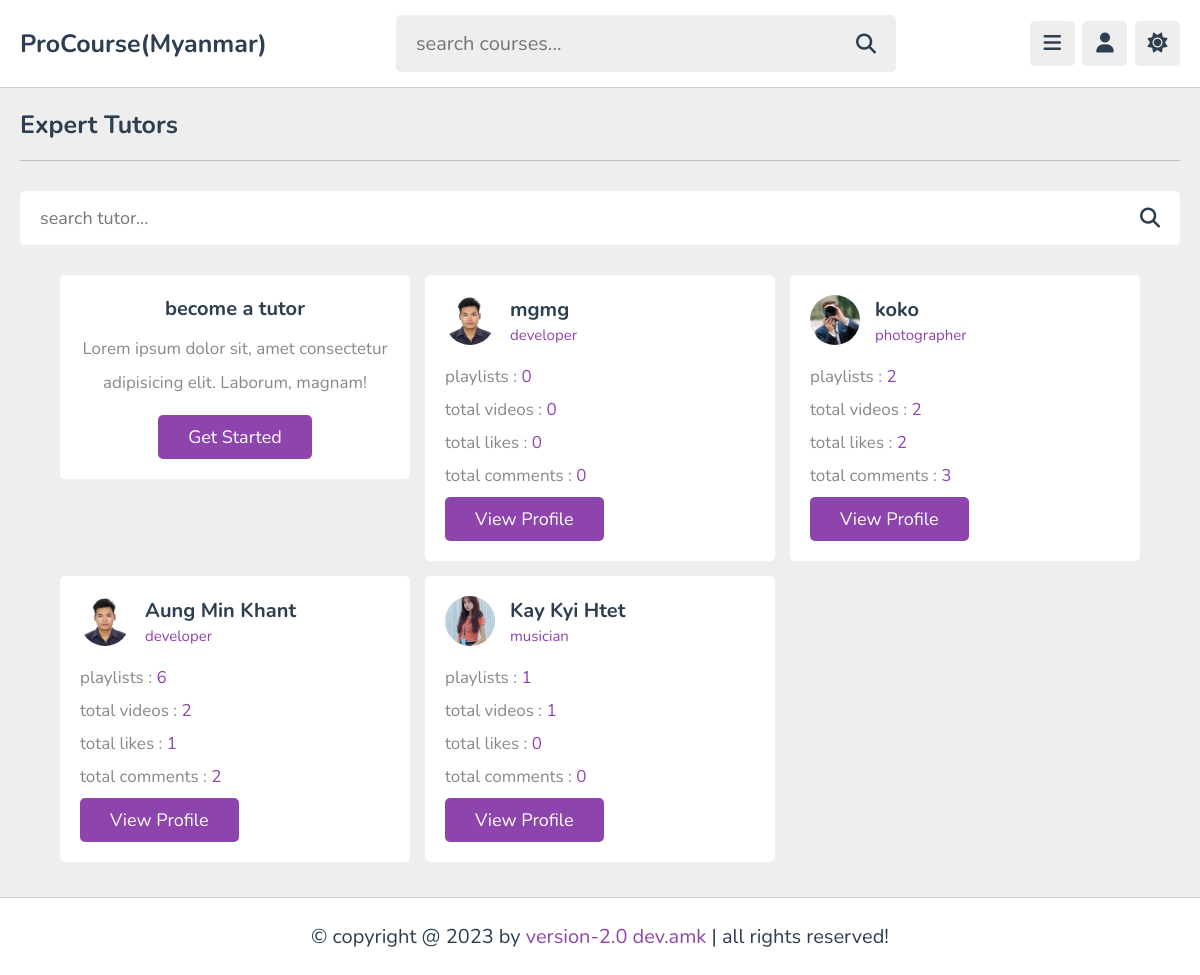
The app's page /teachers.php with its own data.
### tables this page shows
CREATE TABLE `tutors` (
  `id` varchar(20) NOT NULL,
  `name` varchar(50) NOT NULL,
  `profession` varchar(50) NOT NULL,
  `email` varchar(50) NOT NULL,
  `password` varchar(50) NOT NULL,
  `image` varchar(100) NOT NULL
);

### teachers.php (the view, shortened to what this page needs)
<?php
include 'components/connect.php';
?>
<!DOCTYPE html>
<html lang="en">
<head>
   <link rel="stylesheet" href="https://cdnjs.cloudflare.com/ajax/libs/font-awesome/6.2.0/css/all.min.css">
   <link rel="stylesheet" href="css/style.css">
</head>
<body>
<?php include 'components/user_header.php'; ?>
<section class="teachers">
   <h1 class="heading">expert tutors</h1>
   <form action="search_tutor.php" method="post" class="search-tutor">
      <input type="text" name="search_tutor" maxlength="100" placeholder="search tutor..." required>
      <button type="submit" name="search_tutor_btn" class="fas fa-search"></button>
   </form>
   <div class="box-container">
      <div class="box offer">
         <h3>become a tutor</h3>
         <p>Lorem ipsum dolor sit, amet consectetur adipisicing elit. Laborum, magnam!</p>
         <a href="admin/register.php" class="inline-btn">get started</a>
      </div>
      <?php
         $select_tutors = $conn->prepare("SELECT * FROM `tutors`");
         $select_tutors->execute();
         if($select_tutors->rowCount() > 0){
            while($fetch_tutor = $select_tutors->fetch(PDO::FETCH_ASSOC)){
               $tutor_id = $fetch_tutor['id'];
               $count_playlists = $conn->prepare("SELECT * FROM `playlist` WHERE tutor_id = ?");
               $count_playlists->execute([$tutor_id]);
               $total_playlists = $count_playlists->rowCount();
               $count_contents = $conn->prepare("SELECT * FROM `content` WHERE tutor_id = ?");
               $count_contents->execute([$tutor_id]);
               $total_contents = $count_contents->rowCount();
               $count_likes = $conn->prepare("SELECT * FROM `likes` WHERE tutor_id = ?");
               $count_likes->execute([$tutor_id]);
               $total_likes = $count_likes->rowCount();
               $count_comments = $conn->prepare("SELECT * FROM `comments` WHERE tutor_id = ?");
               $count_comments->execute([$tutor_id]);
               $total_comments = $count_comments->rowCount();
      ?>
      <div class="box">
         <div class="tutor">
            <img src="uploaded_files/<?= $fetch_tutor['image']; ?>" alt="">
            <div>
               <h3><?= $fetch_tutor['name']; ?></h3>
               <span><?= $fetch_tutor['profession']; ?></span>
            </div>
         </div>
         <p>playlists : <span><?= $total_playlists; ?></span></p>
         <p>total videos : <span><?= $total_contents ?></span></p>
         <p>total likes : <span><?= $total_likes ?></span></p>
         <p>total comments : <span><?= $total_comments ?></span></p>
         <form action="tutor_profile.php" method="post">
            <input type="submit" value="view profile" name="tutor_fetch" class="inline-btn">
         </form>
      </div>
      <?php
            }
         }else{
            echo '<p class="empty">no tutors found!</p>';
         }
      ?>
   </div>
</section>
<?php include 'components/footer.php'; ?>
</body>
</html>

### css/style.css (style rules this page uses)
:root { --main-color:#8e44ad; --red:#e74c3c; --oragen:#f39c12; --white:#fff; --black:#2c3e50; --light-color:#888; --light-bg:#eee; --border:.1rem solid rgba(0,0,0,.2); }
* { font-family: 'Nunito', sans-serif; margin: 0; padding: 0; box-sizing: border-box; outline: none; border: none; text-decoration: none; }
html { font-size: 62.5%; overflow-x: hidden; }
body { background-color: var(--light-bg); padding-left: 30rem; }
section { padding:2rem; max-width: 1200px; margin: 0 auto; }
.btn, .option-btn, .delete-btn, .inline-btn, .inline-option-btn, .inline-delete-btn { border-radius: .5rem; padding: 1rem 3rem; font-size: 1.8rem; color: #fff; margin-top: 1rem; text-transform: capitalize; cursor: pointer; text-align: center; }
.inline-btn, .inline-option-btn, .inline-delete-btn { display: inline-block; }
.btn, .inline-btn { background-color: var(--main-color); }
.heading { padding-bottom: 1.8rem; border-bottom: var(--border); font-size: 2.5rem; color: var(--black); text-transform: capitalize; margin-bottom: 3rem; }
.teachers .search-tutor { margin-bottom: 3rem; display: flex; align-items: center; gap: 1.5rem; padding: 1.5rem 2rem; background-color: var(--white); border-radius: .5rem; }
.teachers .search-tutor input { width: 100%; font-size: 1.8rem; color: var(--black); background: none; }
.teachers .search-tutor button { font-size: 2rem; cursor: pointer; color: var(--black); background: none; }
.teachers .box-container { display: grid; grid-template-columns: repeat(auto-fit, 35rem); gap: 1.5rem; align-items: flex-start; justify-content: center; }
.teachers .box-container .box { border-radius: .5rem; padding: 2rem; background-color: var(--white); }
.teachers .box-container .box .tutor { margin-bottom: 1rem; display: flex; align-items: center; gap: 1.5rem; }
.teachers .box-container .box .tutor img { height: 5rem; width: 5rem; object-fit: cover; border-radius: 50%; }
.teachers .box-container .box .tutor h3 { color: var(--black); font-size: 2rem; margin-bottom: .2rem; }
.teachers .box-container .box .tutor span { color: var(--main-color); font-size: 1.5rem; }
.teachers .box-container .box p { padding-top: 1rem; font-size: 1.7rem; color: var(--light-color); }
.teachers .box-container .box p span { color: var(--main-color); }
.teachers .box-container .offer { text-align: center; }
.teachers .box-container .offer h3 { font-size: 2rem; color: var(--black); }
.teachers .box-container .offer p { line-height: 2; padding-bottom: .5rem; }
@media (max-width:1200px) { body { padding-left: 0; } }

### records on screen
tutors: image (picture), name "mgmg", profession "developer", total_playlists "0", total_contents "0", total_likes "0", total_comments "0"
tutors: image (picture), name "koko", profession "photographer", total_playlists "2", total_contents "2", total_likes "2", total_comments "3"
tutors: image (picture), name "Aung Min Khant", profession "developer", total_playlists "6", total_contents "2", total_likes "1", total_comments "2"
tutors: image (picture), name "Kay Kyi Htet", profession "musician", total_playlists "1", total_contents "1", total_likes "0", total_comments "0"
